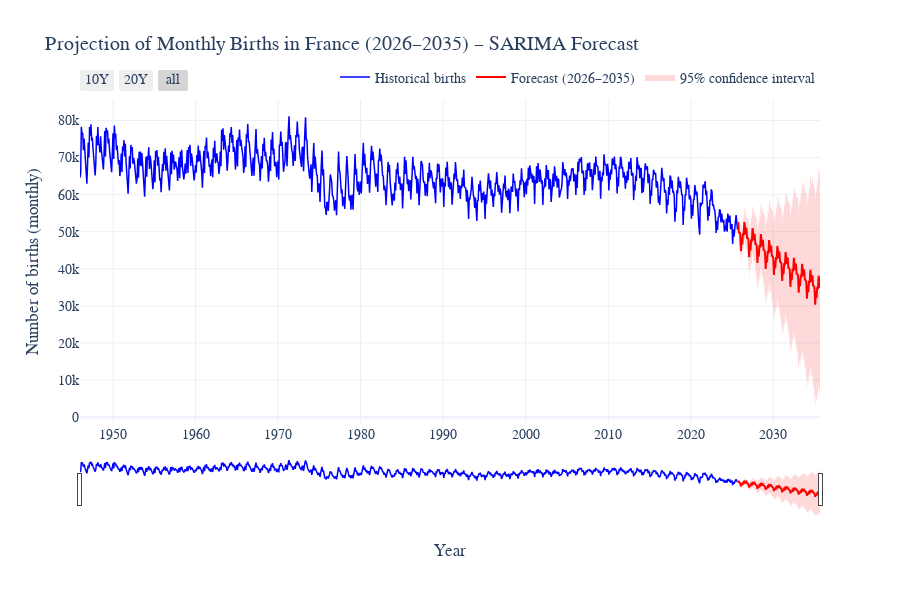

Notebook cell for this chart:
### Markdown cell above
### **V. Forecasting Future Births (2026–2035)**

We use the previously fitted **SARIMA model** to project the number of monthly births  
for the next decade (2026–2035).  

The forecast includes:
- The **expected trend and seasonality**,  
- The **95% confidence intervals** representing the model’s uncertainty.

This allows us to estimate whether the structural decline observed after 2015  
is likely to continue in the next decade.

### Code cell
# ============================================================
# V. Forecasting 2026–2035 using SARIMA model
# ============================================================



# 1️⃣ Refit SARIMA on full data (to use latest information)
full_model = SARIMAX(births["Births"], order=(1,1,1), seasonal_order=(1,1,1,12),
                     enforce_stationarity=False, enforce_invertibility=False)
result_full = full_model.fit(disp=False)

# 2️⃣ Forecast horizon (10 years = 120 months)
n_months = 120
forecast_res = result_full.get_forecast(steps=n_months)
forecast_mean = forecast_res.predicted_mean
forecast_conf = forecast_res.conf_int(alpha=0.05)

# 3️⃣ Create combined DataFrame
forecast_df = pd.DataFrame({
    "Forecast": forecast_mean,
    "Lower": forecast_conf.iloc[:, 0],
    "Upper": forecast_conf.iloc[:, 1]
})
forecast_df.index = pd.date_range(start=births.index.max() + pd.offsets.MonthBegin(1),
                                  periods=n_months, freq="MS")

# 4️⃣ Combine with historical data
births_all = births["Births"].copy()
births_all.name = "Historical"

# 5️⃣ Interactive Plotly visualization
fig = go.Figure()

# Historical data
fig.add_trace(go.Scatter(
    x=births_all.index, y=births_all,
    mode="lines", name="Historical births",
    line=dict(color="blue", width=1.5)
))

# Forecast line
fig.add_trace(go.Scatter(
    x=forecast_df.index, y=forecast_df["Forecast"],
    mode="lines", name="Forecast (2026–2035)",
    line=dict(color="red", width=2)
))

# Confidence interval
fig.add_trace(go.Scatter(
    x=forecast_df.index.tolist() + forecast_df.index[::-1].tolist(),
    y=forecast_df["Upper"].tolist() + forecast_df["Lower"][::-1].tolist(),
    fill="toself",
    fillcolor="rgba(255, 0, 0, 0.15)",
    line=dict(color="rgba(255,255,255,0)"),
    hoverinfo="skip",
    name="95% confidence interval"
))

# Layout
fig.update_layout(
    title="Projection of Monthly Births in France (2026–2035) – SARIMA Forecast",
    template="plotly_white",
    hovermode="x unified",
    font=dict(family="Times New Roman", size=14),
    xaxis_title="Year",
    yaxis_title="Number of births (monthly)",
    legend=dict(
        orientation="h",
        yanchor="bottom",
        y=1.02,
        xanchor="right",
        x=1
    ),
    height=600
)

# Interactive time controls
fig.update_xaxes(
    rangeslider_visible=True,
    rangeselector=dict(
        buttons=list([
            dict(count=120, label="10Y", step="month", stepmode="backward"),
            dict(count=240, label="20Y", step="month", stepmode="backward"),
            dict(step="all")
        ])
    )
)

fig.show()

### Figure 1 — Plotly figure (JSON) as saved in the notebook; plotly's stock layout.template omitted (floating-point values rounded to 4 significant figures; data arrays with more than 128 entries replaced by an {"elided": "..."} marker saying what was removed)
{"data": [{"line": {"color": "blue", "width": 1.5}, "mode": "lines", "name": "Historical births", "type": "scatter", "x": {"elided": "957 str values"}, "y": {"elided": "957 int values"}}, {"line": {"color": "red", "width": 2}, "mode": "lines", "name": "Forecast (2026–2035)", "type": "scatter", "x": ["2025-10-01T00:00:00", "2025-11-01T00:00:00", "2025-12-01T00:00:00", "2026-01-01T00:00:00", "2026-02-01T00:00:00", "2026-03-01T00:00:00", "2026-04-01T00:00:00", "2026-05-01T00:00:00", "2026-06-01T00:00:00", "2026-07-01T00:00:00", "2026-08-01T00:00:00", "2026-09-01T00:00:00", "2026-10-01T00:00:00", "2026-11-01T00:00:00", "2026-12-01T00:00:00", "2027-01-01T00:00:00", "2027-02-01T00:00:00", "2027-03-01T00:00:00", "2027-04-01T00:00:00", "2027-05-01T00:00:00", "2027-06-01T00:00:00", "2027-07-01T00:00:00", "2027-08-01T00:00:00", "2027-09-01T00:00:00", "2027-10-01T00:00:00", "2027-11-01T00:00:00", "2027-12-01T00:00:00", "2028-01-01T00:00:00", "2028-02-01T00:00:00", "2028-03-01T00:00:00", "2028-04-01T00:00:00", "2028-05-01T00:00:00", "2028-06-01T00:00:00", "2028-07-01T00:00:00", "2028-08-01T00:00:00", "2028-09-01T00:00:00", "2028-10-01T00:00:00", "2028-11-01T00:00:00", "2028-12-01T00:00:00", "2029-01-01T00:00:00", "2029-02-01T00:00:00", "2029-03-01T00:00:00", "2029-04-01T00:00:00", "2029-05-01T00:00:00", "2029-06-01T00:00:00", "2029-07-01T00:00:00", "2029-08-01T00:00:00", "2029-09-01T00:00:00", "2029-10-01T00:00:00", "2029-11-01T00:00:00", "2029-12-01T00:00:00", "2030-01-01T00:00:00", "2030-02-01T00:00:00", "2030-03-01T00:00:00", "2030-04-01T00:00:00", "2030-05-01T00:00:00", "2030-06-01T00:00:00", "2030-07-01T00:00:00", "2030-08-01T00:00:00", "2030-09-01T00:00:00", "2030-10-01T00:00:00", "2030-11-01T00:00:00", "2030-12-01T00:00:00", "2031-01-01T00:00:00", "2031-02-01T00:00:00", "2031-03-01T00:00:00", "2031-04-01T00:00:00", "2031-05-01T00:00:00", "2031-06-01T00:00:00", "2031-07-01T00:00:00", "2031-08-01T00:00:00", "2031-09-01T00:00:00", "2031-10-01T00:00:00", "2031-11-01T00:00:00", "2031-12-01T00:00:00", "2032-01-01T00:00:00", "2032-02-01T00:00:00", "2032-03-01T00:00:00", "2032-04-01T00:00:00", "2032-05-01T00:00:00", "2032-06-01T00:00:00", "2032-07-01T00:00:00", "2032-08-01T00:00:00", "2032-09-01T00:00:00", "2032-10-01T00:00:00", "2032-11-01T00:00:00", "2032-12-01T00:00:00", "2033-01-01T00:00:00", "2033-02-01T00:00:00", "2033-03-01T00:00:00", "2033-04-01T00:00:00", "2033-05-01T00:00:00", "2033-06-01T00:00:00", "2033-07-01T00:00:00", "2033-08-01T00:00:00", "2033-09-01T00:00:00", "2033-10-01T00:00:00", "2033-11-01T00:00:00", "2033-12-01T00:00:00", "2034-01-01T00:00:00", "2034-02-01T00:00:00", "2034-03-01T00:00:00", "2034-04-01T00:00:00", "2034-05-01T00:00:00", "2034-06-01T00:00:00", "2034-07-01T00:00:00", "2034-08-01T00:00:00", "2034-09-01T00:00:00", "2034-10-01T00:00:00", "2034-11-01T00:00:00", "2034-12-01T00:00:00", "2035-01-01T00:00:00", "2035-02-01T00:00:00", "2035-03-01T00:00:00", "2035-04-01T00:00:00", "2035-05-01T00:00:00", "2035-06-01T00:00:00", "2035-07-01T00:00:00", "2035-08-01T00:00:00", "2035-09-01T00:00:00"], "y": [52520.0, 49600.0, 49900.0, 49370.0, 44780.0, 48450.0, 46600.0, 49570.0, 48990.0, 52600.0, 51360.0, 49300.0, 51050.0, 48110.0, 48340.0, 47690.0, 43160.0, 46800.0, 44950.0, 47990.0, 47320.0, 50970.0, 49780.0, 47720.0, 49450.0, 46510.0, 46740.0, 46080.0, 41560.0, 45190.0, 43350.0, 46390.0, 45710.0, 49360.0, 48180.0, 46120.0, 47850.0, 44910.0, 45140.0, 44480.0, 39950.0, 43590.0, 41740.0, 44780.0, 44110.0, 47760.0, 46580.0, 44510.0, 46250.0, 43310.0, 43540.0, 42870.0, 38350.0, 41990.0, 40140.0, 43180.0, 42510.0, 46160.0, 44980.0, 42910.0, 44640.0, 41700.0, 41930.0, 41270.0, 36750.0, 40380.0, 38540.0, 41580.0, 40900.0, 44550.0, 43370.0, 41310.0, 43040.0, 40100.0, 40330.0, 39670.0, 35140.0, 38780.0, 36930.0, 39970.0, 39300.0, 42950.0, 41770.0, 39700.0, 41440.0, 38500.0, 38730.0, 38060.0, 33540.0, 37180.0, 35330.0, 38370.0, 37700.0, 41350.0, 40170.0, 38100.0, 39830.0, 36890.0, 37120.0, 36460.0, 31940.0, 35570.0, 33730.0, 36770.0, 36090.0, 39740.0, 38560.0, 36500.0, 38230.0, 35290.0, 35520.0, 34860.0, 30330.0, 33970.0, 32120.0, 35160.0, 34490.0, 38140.0, 36960.0, 34890.0]}, {"fill": "toself", "fillcolor": "rgba(255, 0, 0, 0.15)", "hoverinfo": "skip", "line": {"color": "rgba(255,255,255,0)"}, "name": "95% confidence interval", "type": "scatter", "x": {"elided": "240 str values"}, "y": {"elided": "240 float values"}}], "layout": {"font": {"family": "Times New Roman", "size": 14}, "height": 600, "hovermode": "x unified", "legend": {"orientation": "h", "x": 1, "xanchor": "right", "y": 1.02, "yanchor": "bottom"}, "title": {"text": "Projection of Monthly Births in France (2026–2035) – SARIMA Forecast"}, "xaxis": {"rangeselector": {"buttons": [{"count": 120, "label": "10Y", "step": "month", "stepmode": "backward"}, {"count": 240, "label": "20Y", "step": "month", "stepmode": "backward"}, {"step": "all"}]}, "rangeslider": {"visible": true}, "title": {"text": "Year"}}, "yaxis": {"title": {"text": "Number of births (monthly)"}}}}
